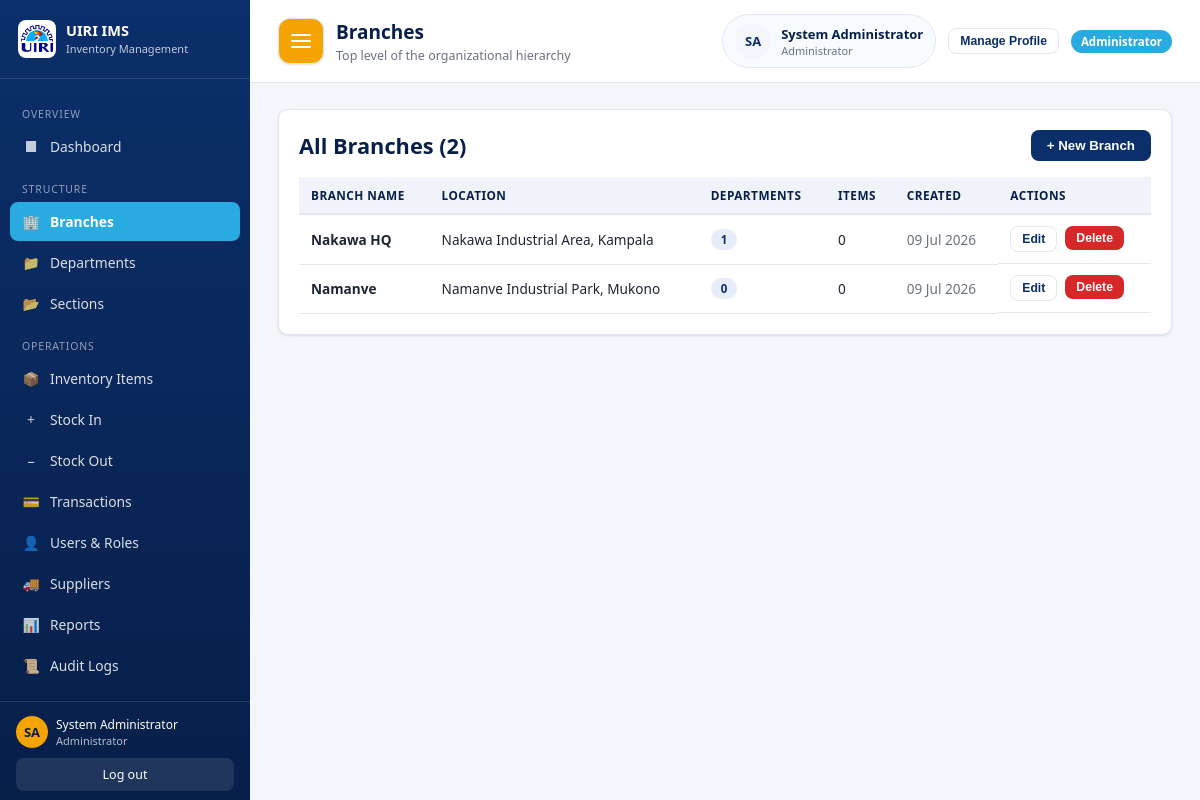
/admin/branches.php (signed in), run on the app's committed database.
### tables this page shows
CREATE TABLE branches (
    id INT AUTO_INCREMENT PRIMARY KEY,
    name VARCHAR(150) NOT NULL,
    location VARCHAR(255) DEFAULT NULL,
    created_at DATETIME DEFAULT CURRENT_TIMESTAMP
);

### includes/functions.php (called while the page is built, shortened)
<?php
function e(?string $str): string {
    return htmlspecialchars($str ?? '', ENT_QUOTES, 'UTF-8');
}

### admin/branches.php (the view, shortened to what this page needs)
<?php
require_once __DIR__ . '/../config/db.php';
require_once __DIR__ . '/../includes/functions.php';
$branches = $pdo->query(
    "SELECT b.*,
        (SELECT COUNT(*) FROM departments d WHERE d.branch_id = b.id) AS dept_count,
        (SELECT COUNT(*) FROM items i JOIN sections s ON i.section_id=s.id JOIN departments d ON s.department_id=d.id WHERE d.branch_id=b.id) AS item_count
     FROM branches b ORDER BY b.name"
)->fetchAll();
include __DIR__ . '/../includes/header.php';
?>
<div class="card">
    <div class="card-toolbar">
        <h2 class="mt-0 mb-0">All Branches (<?= count($branches) ?>)</h2>
        <button class="btn btn-primary" onclick="document.getElementById('createBranchModal').classList.add('active')">+ New Branch</button>
    </div>
    <div class="table-wrap">
        <table>
            <thead><tr><th>Branch Name</th><th>Location</th><th>Departments</th><th>Items</th><th>Created</th><th>Actions</th></tr></thead>
            <tbody>
            <?php foreach ($branches as $b): ?>
                <tr>
                    <td><strong><?= e($b['name']) ?></strong></td>
                    <td><?= e($b['location']) ?></td>
                    <td><span class="badge badge-navy"><?= (int)$b['dept_count'] ?></span></td>
                    <td><?= (int)$b['item_count'] ?></td>
                    <td class="text-muted"><?= date('d M Y', strtotime($b['created_at'])) ?></td>
                    <td class="table-actions">
                        <button class="btn btn-outline btn-sm" onclick='openEditBranch(<?= json_encode($b) ?>)'>Edit</button>
                        <form method="POST" action="/uiri-ims/actions/branch_actions.php" onsubmit="return confirm('Delete this branch? This cannot be undone.');" style="display:inline;">
                            <button type="submit" class="btn btn-danger btn-sm">Delete</button>
                        </form>
                    </td>
                </tr>
            <?php endforeach; ?>
            </tbody>
        </table>
    </div>
</div>
<?php include __DIR__ . '/../includes/footer.php'; ?>

### assets/css/style.css (style rules this page uses)
:root { --navy: #0b2f6b; --navy-dark: #071f49; --sky: #29aae1; --red: #d62828; --gold: #f4a300; --bg: #f4f6fb; --card-bg: #ffffff; --text: #1e2532; --muted: #6b7280; --border: #e3e7ef; --success: #1a9b5c; --success-bg: #e7f8ef; --danger: #d62828; --danger-bg: #fdeaea; --warning-bg: #fff6e0; --warning-text: #92650a; --radius: 10px; --shadow: 0 1px 3px rgba(11,47,107,0.08), 0 1px 2px rgba(11,47,107,0.06); --shadow-lg: 0 8px 24px rgba(11,47,107,0.12); }
* { box-sizing: border-box; }
body { margin: 0; font-family: 'Segoe UI', system-ui, -apple-system, Roboto, Helvetica, Arial, sans-serif; background: var(--bg); color: var(--text); font-size: 14.5px; }
.card { background: var(--card-bg); border: 1px solid var(--border); border-radius: var(--radius); box-shadow: var(--shadow); padding: 20px; margin-bottom: 22px; }
.card h2, .card h3 { margin-top: 0; color: var(--navy-dark); }
table { width: 100%; border-collapse: collapse; font-size: 13.6px; }
thead th { text-align: left; background: #f0f3f9; color: var(--navy-dark); font-size: 11.8px; text-transform: uppercase; letter-spacing: .04em; padding: 10px 12px; border-bottom: 2px solid var(--border); }
tbody td { padding: 11px 12px; border-bottom: 1px solid var(--border); vertical-align: middle; }
.table-wrap { overflow-x: auto; }
.table-actions { display: flex; gap: 8px; }
.badge { display: inline-block; padding: 3px 10px; border-radius: 20px; font-size: 11.5px; font-weight: 600; }
.badge-navy { background: #e6ecf9; color: var(--navy); }
.btn { display: inline-flex; align-items: center; gap: 6px; padding: 8px 16px; border-radius: 8px; border: none; font-size: 13.3px; font-weight: 600; cursor: pointer; text-decoration: none; transition: filter .15s, transform .05s; }
.btn-primary { background: var(--navy); color: #fff; }
.btn-danger { background: var(--red); color: #fff; }
.btn-outline { background: #fff; color: var(--navy); border: 1px solid var(--border); }
.btn-sm { padding: 5px 11px; font-size: 12.2px; }
.text-muted { color: var(--muted); }
.mt-0 { margin-top: 0; }
.mb-0 { margin-bottom: 0; }
.card-toolbar { display: flex; justify-content: space-between; align-items: center; margin-bottom: 16px; flex-wrap: wrap; gap: 10px; }

### data on the page
branches: name "Nakawa HQ", location "Nakawa Industrial Area, Kampala", dept_count "1", item_count "0", created_at "09 Jul 2026"
branches: name "Namanve", location "Namanve Industrial Park, Mukono", dept_count "0", item_count "0", created_at "09 Jul 2026"

### other printed values
$initials "SA"
$u['full_name'] "System Administrator"
role_label($role) "Administrator"
$pageTitle "Branches"
$breadcrumb "Top level of the organizational hierarchy"
$profileInitials "SA"
role_label($u['role'] ?? '') "Administrator"
role_label($u['role']) "Administrator"
count($branches) "2"
